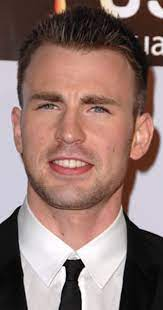
#> input picture faces/train/chris evans/1.jpg, 163 x 310 px, found by its file name; its folder holds only this picture in this run
$ python 17face_train.py
#> lines starting #> are read from the running program, lines starting #| are printed output that depends on the picture
#pylint:disable=no-member

import os
import cv2 as cv
import numpy as np

people = ['chris evans', 'chris hemsworth' , 'Margrot', 'mark ruffalo' , 'robert downey jr' , 'shahrukh']
DIR = r'C:\Users\krish\documents\Faces\train'

haar_cascade = cv.CascadeClassifier('haar_face.xml')

features = []
labels = []

def create_train():
    for person in people:
        path = os.path.join(DIR, person)
        label = people.index(person)

        for img in os.listdir(path):
            img_path = os.path.join(path,img)

            img_array = cv.imread(img_path)
#> img_array is the input picture: shape (310, 163, 3); mean B, G, R 112.3, 118.1, 145.6
            if img_array is None:
                continue

            gray = cv.cvtColor(img_array, cv.COLOR_BGR2GRAY)
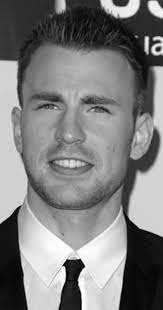
#> gray: shape (310, 163); min 0, max 255, mean 125.7

            faces_rect = haar_cascade.detectMultiScale(gray, scaleFactor=1.1, minNeighbors=4)
#> faces_rect = [[11, 58, 125, 125]]

            for (x,y,w,h) in faces_rect:
                faces_roi = gray[y:y+h, x:x+w]
                features.append(faces_roi)
                labels.append(label)
#> this loop made 1 pass
#> pass 1, in create_train, `faces_roi = gray[y:y+h, x:x+w]`:
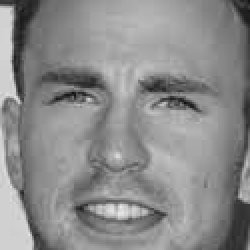
#> faces_roi: shape (125, 125) (shown 2 times larger); min 15, max 234, mean 139.2
#> after the loop, features = 1 item; labels = [0]
#> pass 2 of the loop in create_train, `for person in people:`:
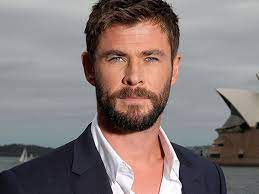
#> input picture faces/train/chris hemsworth/1.jpg, 259 x 194 px, found by its file name
#> in create_train, img_array is the input picture: shape (194, 259, 3); mean B, G, R 120.8, 121.3, 133.2
#> in create_train, `gray = cv.cvtColor(img_array, cv.COLOR_BGR2GRAY)`:
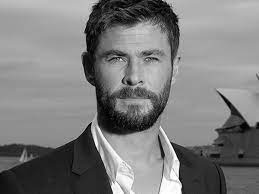
#> gray: shape (194, 259); min 0, max 255, mean 124.7
#> faces_rect = [[86, 20, 95, 95]]
#> the loop in create_train, `for (x,y,w,h) in faces_rect:` made 1 pass
#> pass 1, in create_train, `faces_roi = gray[y:y+h, x:x+w]`:
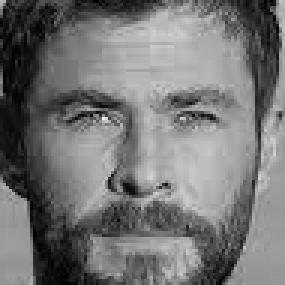
#> faces_roi: shape (95, 95) (shown 3 times larger); min 0, max 242, mean 116.5
#> after the loop in create_train, `for (x,y,w,h) in faces_rect:`: features = 2 items; labels = [0, 1]

#> (the run stopped early here; a loop or call above may not have finished)
